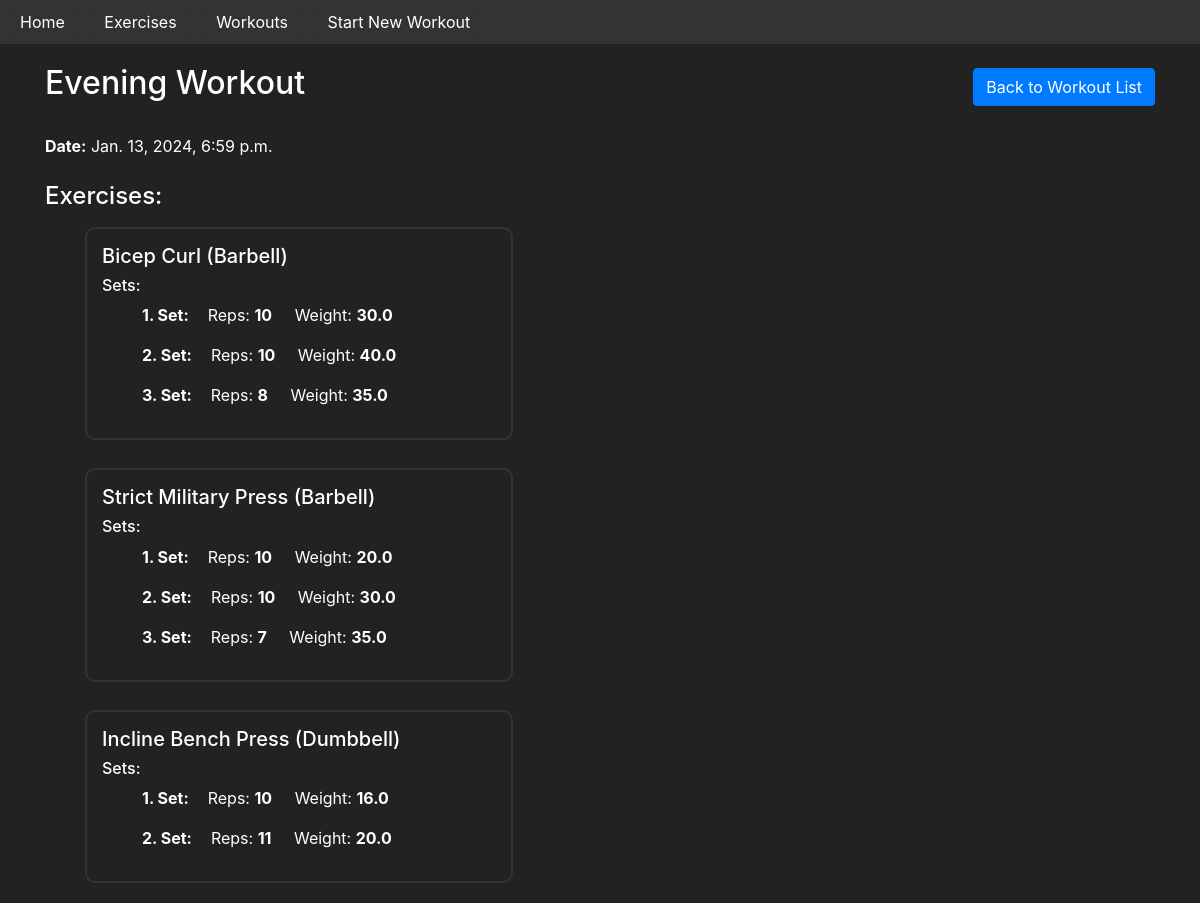
/gym/workouts/19/, run on the app's committed database.
### gym/models.py (models this page shows, shortened)
class Workout(models.Model):
    name = models.CharField(max_length=100, blank=True)
    date_created = models.DateTimeField(auto_now_add=True)
    exercises = models.ManyToManyField(Exercise, through=WorkoutExercise, blank=True)

class WorkoutExercise(models.Model):
    workout = models.ForeignKey('Workout', on_delete=models.CASCADE)
    exercise = models.ForeignKey(Exercise, on_delete=models.CASCADE)
    sets = models.ManyToManyField(Set, blank=True)

class Exercise(models.Model):
    id = models.BigAutoField(primary_key=True)
    name = models.CharField(max_length=60)
    description = models.TextField()
    CATEGORY_CHOICES = [
        ('Barbell', 'barbell'),
        ('Dumbbell', 'dumbbell'),
        ('Machine / Other', 'machine'),
        ('Weighted Bodyweight', 'weighted_bw'),
        ('Assisted Bodyweight', 'assisted_bw'),
        ('Reps Only', 'reps'),
        ('Cardio', 'cardio'),
        ('Duration', 'duration'),
    ]
    category = models.CharField(max_length=30, choices=CATEGORY_CHOICES)
    BODYPART_CHOICES = [
        ('Core', 'core'),
        ('Arms', 'arms'),
        ('Back', 'back'),
        ('Chest', 'chest'),
        ('Legs', 'legs'),
        ('Shoulders', 'shoulders'),
        ('Other', 'other'),
        ('Olympic', 'olympic'),
        ('Full Body', 'fullbody'),
        ('Cardio', 'cardio'),
    ]
    bodypart = models.CharField(max_length=30, choices=BODYPART_CHOICES)

class Set(models.Model):
    exercise = models.ForeignKey(Exercise, on_delete=models.CASCADE, related_name='sets')
    reps = models.PositiveIntegerField()
    weight = models.FloatField()

### gym/views.py (the view)
# urls.py: path('workouts/<int:pk>/', WorkoutDetailView.as_view(), name='workout_detail'),  # Use the class-based view
class WorkoutDetailView(DetailView):
    model = Workout
    template_name = 'workout_detail.html'
    context_object_name = 'workout'

### gym/templates/workout_detail.html (shortened to what this page needs)
{% extends 'base_generic.html' %}
{% load static %}
{% block head %}
    <link rel="stylesheet" href="{% static 'css/workout_detail.css' %}">
{% endblock %}
{% block content %}
  <div class="d-flex justify-content-between align-items-center">
    <h2>{{ workout.name }}</h2>
    <a href="{% url 'workout_list' %}" class="btn btn-primary">Back to Workout List</a>
  </div>
  <p class="mt-4"><strong>Date:</strong> {{ workout.date_created }}</p>
  <h4 class="mt-4">Exercises:</h4>
  <ul>
    {% for workout_exercise in workout.workoutexercise_set.all %}
      <div class="exercise-container mt-2">
        <h5>{{ workout_exercise.exercise.name }}</h5>
        <h6>Sets:</h6>
        <div class="set-container">
          <ol start="1">
            {% for set in workout_exercise.sets.all %}
              <p><strong>{{ forloop.counter }}. Set: &nbsp;&nbsp;&nbsp;&nbsp;</strong>Reps: <strong>{{ set.reps }}</strong> &nbsp;&nbsp;&nbsp;&nbsp;Weight: <strong>{{ set.weight }}</strong></p>
            {% endfor %}
          </ol>
        </div>
      </div>
    {% endfor %}
  </ul>
{% endblock %}

### gym/static/css/main_styles.css (style rules this page uses)
body { background-color: #222; color: #fff; }
.btn { color: #fff; }

### gym/static/css/workout_detail.css (style rules this page uses)
.exercise-container { border: 2px solid #333; border-radius: 10px; padding: 15px; margin: 0 auto; margin-bottom: 20px; display: block; width: 40%; float: left; margin-right: 50%; box-sizing: border-box; }

### data on the page
Workout: name "Evening Workout", date_created "Jan. 13, 2024, 6:59 p.m."
WorkoutExercise: exercise.name "Bicep Curl (Barbell)"
Set: reps "10", weight "30.0"
Set: reps "10", weight "40.0"
Set: reps "8", weight "35.0"
WorkoutExercise: exercise.name "Strict Military Press (Barbell)"
Set: reps "10", weight "20.0"
Set: reps "10", weight "30.0"
Set: reps "7", weight "35.0"
WorkoutExercise: exercise.name "Incline Bench Press (Dumbbell)"
Set: reps "10", weight "16.0"
Set: reps "11", weight "20.0"
